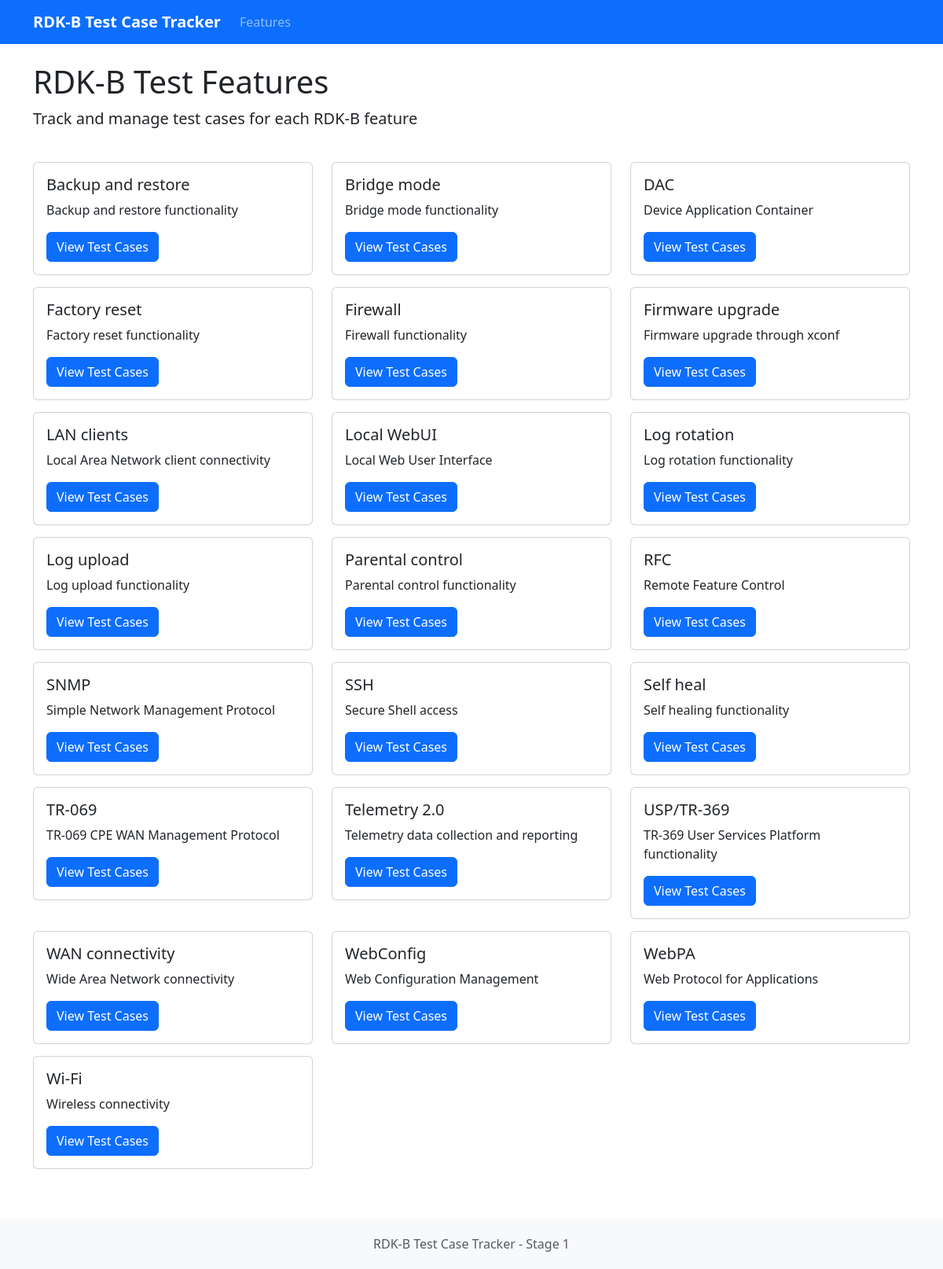
The page / on the database its author committed.
### tables this page shows
CREATE TABLE features (
            id INTEGER PRIMARY KEY AUTOINCREMENT,
            name TEXT NOT NULL,
            description TEXT
        );

### app.py (the view)
@app.route('/')
def index():
    conn = sqlite3.connect(app.config['DATABASE'])
    conn.row_factory = sqlite3.Row
    cursor = conn.cursor()
    cursor.execute("SELECT * FROM features ORDER BY name")
    features = cursor.fetchall()
    conn.close()
    return render_template('index.html', features=features)

### templates/index.html
{% extends "layout.html" %}
{% block content %}
<div class="row mb-4">
    <div class="col">
        <h1>RDK-B Test Features</h1>
        <p class="lead">Track and manage test cases for each RDK-B feature</p>
    </div>
</div>
<div class="row">
    {% for feature in features %}
    <div class="col-md-4">
        <div class="card feature-card">
            <div class="card-body">
                <h5 class="card-title">{{ feature.name }}</h5>
                <p class="card-text">{{ feature.description }}</p>
                <a href="{{ url_for('feature_details', feature_id=feature.id) }}" class="btn btn-primary">View Test Cases</a>
            </div>
        </div>
    </div>
    {% endfor %}
</div>
{% endblock %}

### templates/layout.html (shortened to what this page needs)
<!DOCTYPE html>
<html lang="en">
<head>
    <link rel="stylesheet" href="https://cdnjs.cloudflare.com/ajax/libs/bootstrap/5.3.2/css/bootstrap.min.css">
</head>
<body>
    <nav class="navbar navbar-expand-lg navbar-dark bg-primary mb-4">
        <div class="container">
            <a class="navbar-brand" href="/">RDK-B Test Case Tracker</a>
            <div class="collapse navbar-collapse" id="navbarNav">
                <ul class="navbar-nav">
                    <li class="nav-item">
                        <a class="nav-link" href="/">Features</a>
                    </li>
                </ul>
            </div>
        </div>
    </nav>
    <div class="container">
        {% block content %}{% endblock %}
    </div>
    <footer class="footer mt-5">
        <div class="container text-center">
            <p class="text-muted mb-0">RDK-B Test Case Tracker - Stage 1</p>
        </div>
    </footer>
</body>
</html>

### templates/layout.html (style rules this page uses)
.feature-card { transition: transform 0.3s; margin-bottom: 15px; }
.navbar-brand { font-weight: bold; }
.footer { margin-top: 50px; padding: 20px 0; background-color: #f8f9fa; }

### rows shown on the page
features: name "Backup and restore", description "Backup and restore functionality"
features: name "Bridge mode", description "Bridge mode functionality"
features: name "DAC", description "Device Application Container"
features: name "Factory reset", description "Factory reset functionality"
features: name "Firewall", description "Firewall functionality"
features: name "Firmware upgrade", description "Firmware upgrade through xconf"
features: name "LAN clients", description "Local Area Network client connectivity"
features: name "Local WebUI", description "Local Web User Interface"
features: name "Log rotation", description "Log rotation functionality"
features: name "Log upload", description "Log upload functionality"
features: name "Parental control", description "Parental control functionality"
features: name "RFC", description "Remote Feature Control"
features: name "SNMP", description "Simple Network Management Protocol"
features: name "SSH", description "Secure Shell access"
features: name "Self heal", description "Self healing functionality"
features: name "TR-069", description "TR-069 CPE WAN Management Protocol"
features: name "Telemetry 2.0", description "Telemetry data collection and reporting"
features: name "USP/TR-369", description "TR-369 User Services Platform functionality"
features: name "WAN connectivity", description "Wide Area Network connectivity"
features: name "WebConfig", description "Web Configuration Management"
features: name "WebPA", description "Web Protocol for Applications"
features: name "Wi-Fi", description "Wireless connectivity"
